Frame 1 (no input): blank canvas, image omitted
Frame 60 (the mouse pressed at the canvas centre just before this capture): blank canvas, image omitted
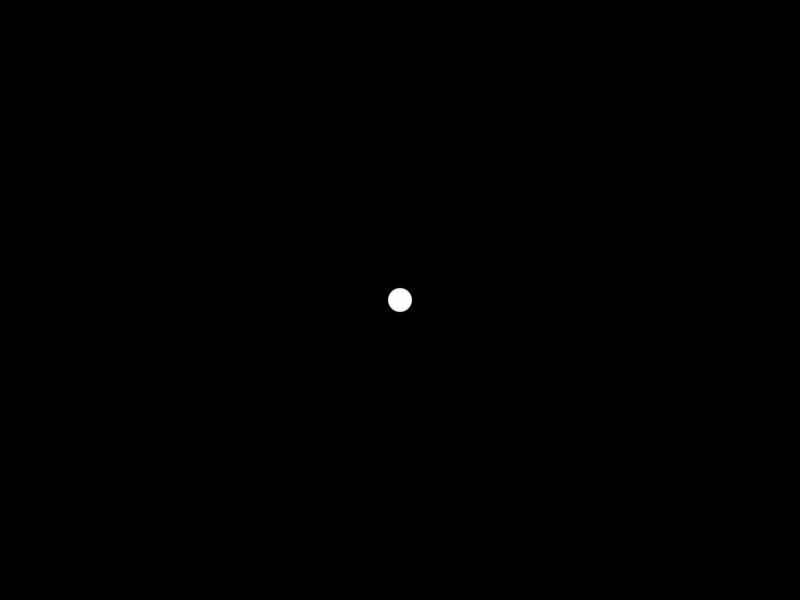
Frame 120 (the mouse held since frame 60 and released just before this capture)

The Processing sketch whose frames 1 and 60 were blank and that drew this single picture after the mouse press (run headless with seeded random() and noise(); from frame 60 on, the mouse is pressed at the canvas centre):

// Processing sketch: snakes
// ── snakes.pde
int num = 50;
int[] x = new int[num];
int[] y = new int[num];

void setup() { 
  size(800, 600);
  noStroke();
  fill(255, 102);
}

void draw() {
  background(0);
  // Shift the values to the right
  for (int i = num-1; i > 0; i--) {
    x[i] = x[i-1];
    y[i] = y[i-1];
  }
  // Add the new values to the beginning of the array
  x[0] = mouseX;
  y[0] = mouseY;
  // Draw the circles
  for (int i = 0; i < num; i++) {
    ellipse(x[i], y[i], i/2.0, i/2.0);
  }
}
